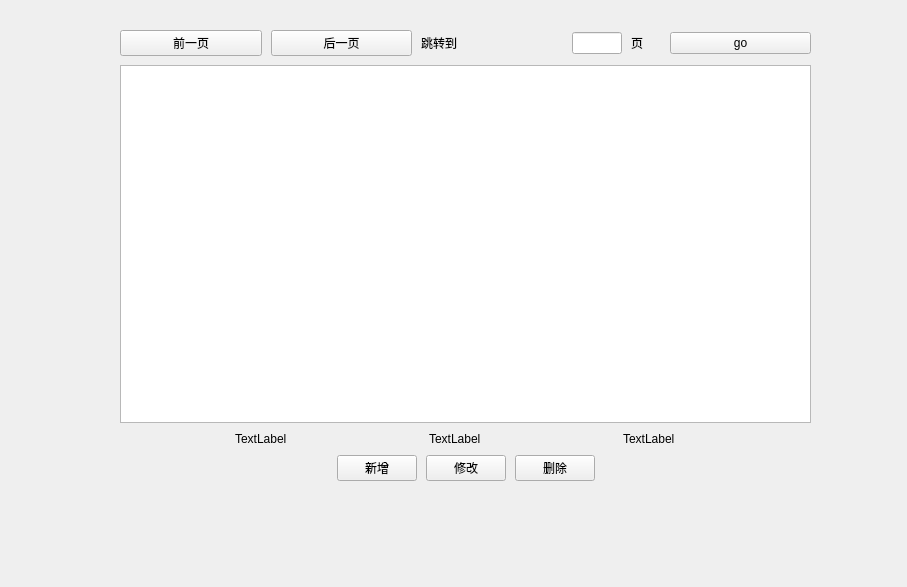
<?xml version="1.0" encoding="UTF-8"?>
<ui version="4.0">
 <class>Form</class>
 <widget class="QWidget" name="Form">
  <property name="geometry">
   <rect>
    <x>0</x>
    <y>0</y>
    <width>907</width>
    <height>587</height>
   </rect>
  </property>
  <property name="windowTitle">
   <string>Form</string>
  </property>
  <widget class="QWidget" name="verticalLayoutWidget_2">
   <property name="geometry">
    <rect>
     <x>120</x>
     <y>30</y>
     <width>691</width>
     <height>451</height>
    </rect>
   </property>
   <layout class="QVBoxLayout" name="verticalLayout_2">
    <property name="spacing">
     <number>9</number>
    </property>
    <property name="sizeConstraint">
     <enum>QLayout::SetMinAndMaxSize</enum>
    </property>
    <item>
     <layout class="QHBoxLayout" name="operatorLayout">
      <item>
       <widget class="QPushButton" name="prevButton">
        <property name="text">
         <string>前一页</string>
        </property>
       </widget>
      </item>
      <item>
       <widget class="QPushButton" name="nextButton">
        <property name="text">
         <string>后一页</string>
        </property>
       </widget>
      </item>
      <item>
       <widget class="QLabel" name="switchPage">
        <property name="text">
         <string>跳转到</string>
        </property>
       </widget>
      </item>
      <item>
       <widget class="QLineEdit" name="switchPageLineEdit">
        <property name="maximumSize">
         <size>
          <width>50</width>
          <height>16777215</height>
         </size>
        </property>
       </widget>
      </item>
      <item>
       <widget class="QLabel" name="page">
        <property name="maximumSize">
         <size>
          <width>30</width>
          <height>16777215</height>
         </size>
        </property>
        <property name="text">
         <string>页</string>
        </property>
       </widget>
      </item>
      <item>
       <widget class="QPushButton" name="switchPageButton">
        <property name="text">
         <string>go</string>
        </property>
       </widget>
      </item>
     </layout>
    </item>
    <item>
     <widget class="QTableView" name="tableView"/>
    </item>
    <item>
     <layout class="QHBoxLayout" name="statusLayout">
      <item>
       <widget class="QLabel" name="totalPageLabel">
        <property name="maximumSize">
         <size>
          <width>70</width>
          <height>16777215</height>
         </size>
        </property>
        <property name="text">
         <string>TextLabel</string>
        </property>
       </widget>
      </item>
      <item>
       <widget class="QLabel" name="currentPageLabel">
        <property name="maximumSize">
         <size>
          <width>70</width>
          <height>70</height>
         </size>
        </property>
        <property name="text">
         <string>TextLabel</string>
        </property>
       </widget>
      </item>
      <item>
       <widget class="QLabel" name="totalRecordLabel">
        <property name="maximumSize">
         <size>
          <width>70</width>
          <height>16777215</height>
         </size>
        </property>
        <property name="text">
         <string>TextLabel</string>
        </property>
       </widget>
      </item>
     </layout>
    </item>
    <item>
     <layout class="QHBoxLayout" name="horizontalLayout_2">
      <item>
       <spacer name="horizontalSpacer_3">
        <property name="orientation">
         <enum>Qt::Horizontal</enum>
        </property>
        <property name="sizeHint" stdset="0">
         <size>
          <width>40</width>
          <height>20</height>
         </size>
        </property>
       </spacer>
      </item>
      <item>
       <widget class="QPushButton" name="btn_add_user">
        <property name="text">
         <string>新增</string>
        </property>
       </widget>
      </item>
      <item>
       <widget class="QPushButton" name="btn_modify_user">
        <property name="text">
         <string>修改</string>
        </property>
       </widget>
      </item>
      <item>
       <widget class="QPushButton" name="btn_delete_user">
        <property name="text">
         <string>删除</string>
        </property>
       </widget>
      </item>
      <item>
       <spacer name="horizontalSpacer_4">
        <property name="orientation">
         <enum>Qt::Horizontal</enum>
        </property>
        <property name="sizeHint" stdset="0">
         <size>
          <width>40</width>
          <height>20</height>
         </size>
        </property>
       </spacer>
      </item>
     </layout>
    </item>
   </layout>
  </widget>
 </widget>
 <resources/>
 <connections/>
</ui>
